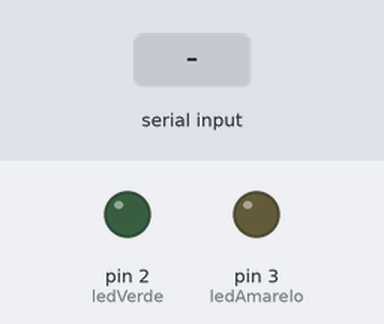
This sketch was run on a simulated Arduino Uno, built with avr-gcc and run on an emulated ATmega328P. Parts: output pins drawn as LEDs (lit = HIGH). The inputs (shaded band) are chosen by the test bench.

Above: at 1.2 s.
1.3 s: byte 1 (1) received over Serial
At 2.1 s:
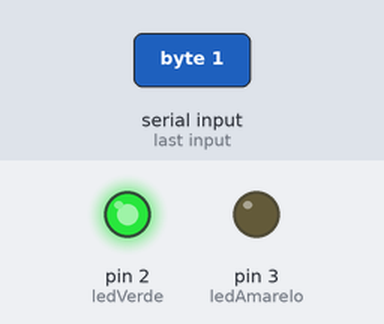
3.8 s: byte 2 (2) received over Serial
At 4.4 s:
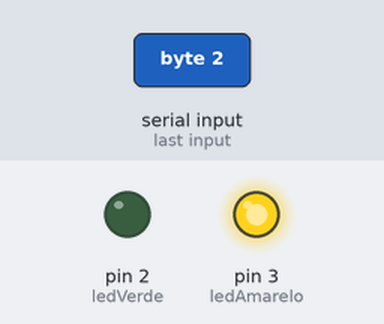
Timing chart, 0 to 6.8 s (numbered marks = the images above; inputs shaded):
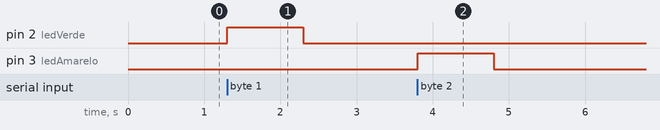

The sketch:

catraca.ino
```cpp
int ledVerde =  2;
int ledAmarelo = 3;
int dado; //variável que receberá os dados da porta serial

void setup(){
  Serial.begin(9600);//frequência da porta serial
  pinMode(ledVerde,OUTPUT);
  pinMode(ledAmarelo,OUTPUT);
}

void loop(){
  if(Serial.available() > 0){ //verifica se existe comunicação com a porta serial
      dado = Serial.read();//lê os dados da porta serial
      switch(dado){
        case 1:
           digitalWrite(ledVerde,HIGH);
           digitalWrite(ledAmarelo,LOW);
           delay(1000);
           digitalWrite(ledVerde,LOW);
        break;
        case 2:
           digitalWrite(ledAmarelo,HIGH);
           digitalWrite(ledVerde,LOW);
           delay(1000);
           digitalWrite(ledAmarelo,LOW);
        break;
    }
  }
}
```

Measured:
- after the input at 1.3 s, pin 2 (ledVerde): LOW → HIGH at once, → LOW 1.0 s later
- after the input at 3.8 s, pin 3 (ledAmarelo): LOW → HIGH at once, → LOW 1.0 s later
